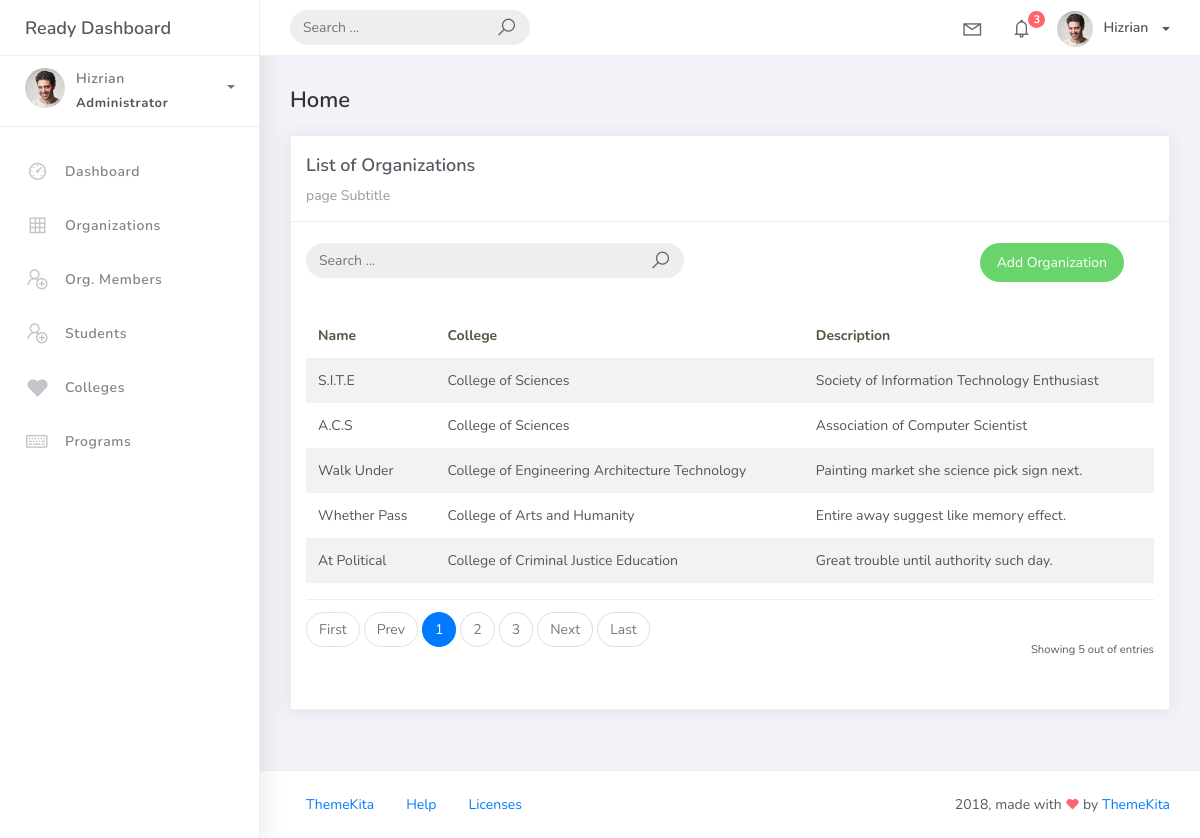
/organization_list, run on an earlier commit of the app's database.
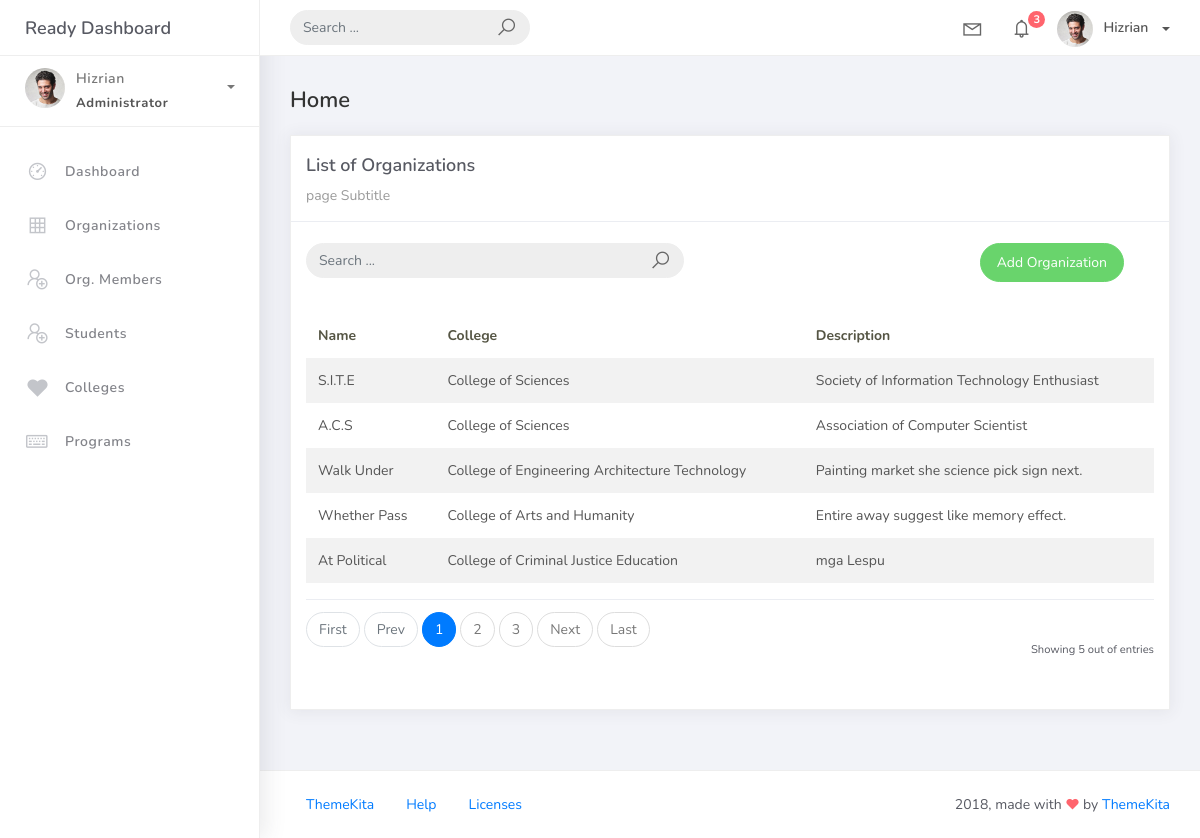
And on a later commit of the database.
### studentorg/models.py (models this page shows, shortened)
class BaseModel(models.Model):
    created_at = models.DateTimeField(auto_now_add=True, db_index=True)
    updated_at = models.DateTimeField(auto_now=True)
    class Meta:
        abstract = True

class Organization(BaseModel):
    name = models.CharField(max_length=250)
    college = models.ForeignKey(
        College, null=True, blank=True, on_delete=models.CASCADE
    )
    description = models.CharField(max_length=500)

class College(BaseModel):
    college_name = models.CharField(max_length=150)
    def __str__(self):
        return self.college_name

### studentorg/views.py (the view)
# urls.py: path('organization_list', OrganizationList.as_view(), name='organization-list'),
class OrganizationList(ListView):
    model = Organization
    context_object_name = 'organization'
    template_name = "org_list.html"
    paginate_by = 5

### templates/org_list.html
{% extends 'base.html' %}
{% load static %}
{% block content %}
<div class="content">
  <div class="container-fluid">
    <h4 class="page-title">Home</h4>
    <div class="row">
      <div class="col-md-12">
        <div class="card">
          <div class="card-header">
            <div class="card-title">List of Organizations</div>
          <div class="card-category">page Subtitle</div>
            </div>
            <br />
            <div class="col-md-12 row">
                <div class="col-md-6">
                    <form class="navbar-left navbar-form nav-search mr-md-3" action="">
                        <div class="input-group">
                            <input type="text" placeholder="Search ..." class="form-control" />
                            <div class="input-group-append">
                                <span class="input-group-text">
                                    <i class="la la-search search-icon"></i>
                                </span>
                            </div>
                        </div>
                    </form>
                </div>
                <div class="col-md-6">
                    <div class="pull-right">
                        <a href="{% url 'organization-add' %}" class="btn btn-success btn-rounded">Add Organization</a>
                    </div>
                </div>
            </div>
          <div class="card-body">
            <table class="table table-striped mt-3">
              <thead>
                <tr>
                  <th scope="col">Name</th>
                  <th scope="col">College</th>
                  <th scope="col">Description</th>
                </tr>
              </thead>
              <tbody>
                {% for object in object_list %}
                  <tr>
                    <td>{{ object.name }}</td>
                    <td>{{ object.college }}</td>
                    <td>{{ object.description }}</td>
                  </tr>
                {% endfor %}
              </tbody>
            </table>
            {% include 'includes/pagination.html' %}
          </div>
        </div>
      </div>
    </div>
  </div>
</div>
{% endblock %}

What changed in the data, as far as the page shows it:
changed Organization "At Political": description "Great trouble until authority such day." → "mga Lespu"
